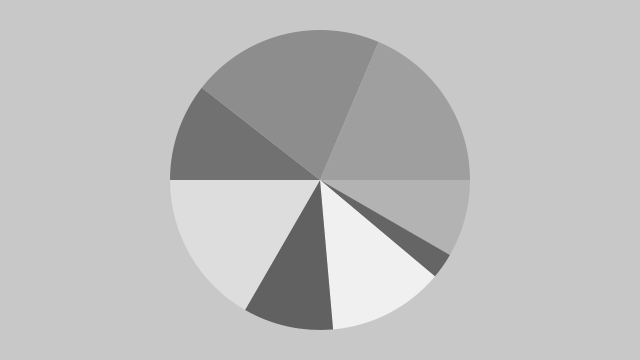
Frame 1 (no input)
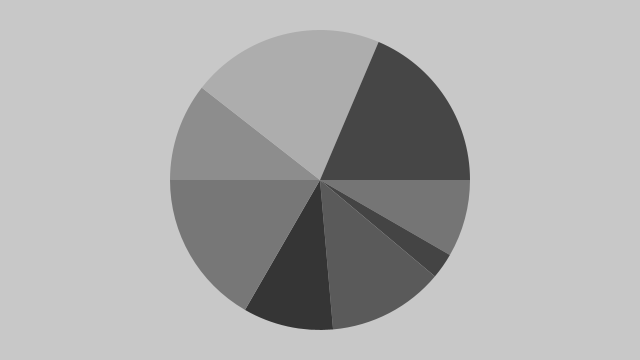
Frame 2 (the mouse pressed at the canvas centre, redrawn once)

The Processing sketch that drew these frames (run headless with seeded random() and noise(); the mouse was pressed at the canvas centre and the sketch redrawn once):

// Processing sketch: piechart
// ── piechart.pde
int[] angles = { 30, 10, 45, 35, 60, 38, 75, 67 };
int diameter = 300;

void setup() {
  size(640, 360);
  noStroke();
  noLoop();
}

void draw() {
  background(200);
  float lastAngle = 0;
  for (int i = 0; i < angles.length; i++)
  {
    fill(random(50, 250));
    arc(width/2, height/2, diameter, diameter, lastAngle, lastAngle+radians(angles[i]));
    lastAngle += radians(angles[i]);
  }
}
